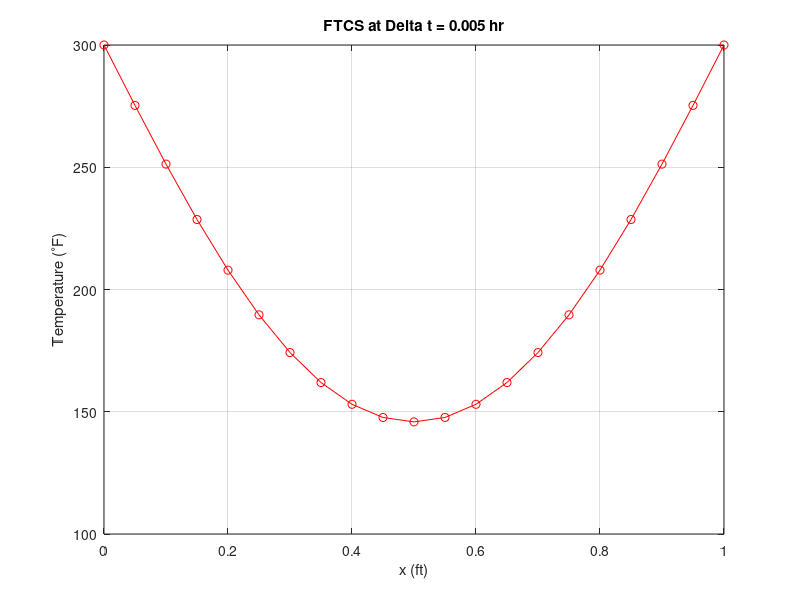
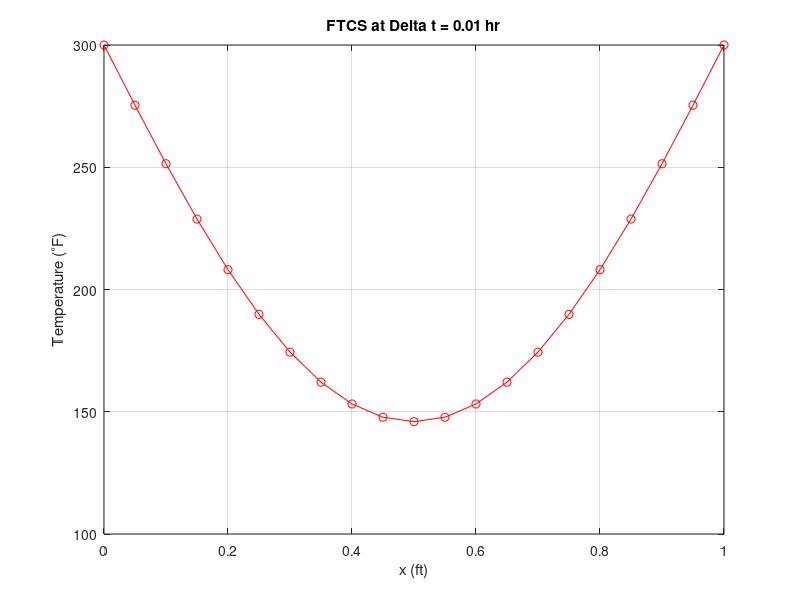
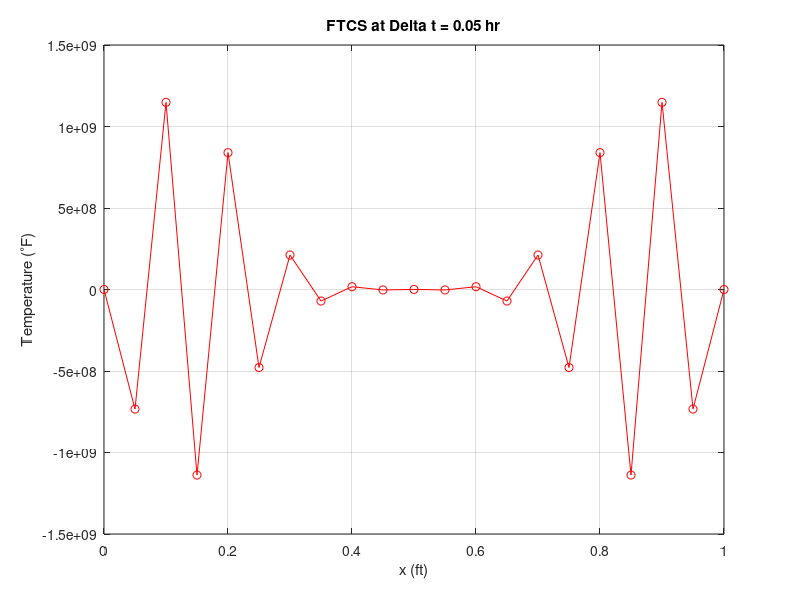

MATLAB code for these plots, in order:
clc; 
clear;

% Program No. 2
L = 1; alpha = 0.1; Ti = 100; Ts = 300;
dx = 0.05; dt_values = [0.005, 0.01, 0.05];
x = 0:dx:L; nx = length(x);
t_final = 0.5;

for k = 1:length(dt_values)
    dt = dt_values(k);
    r = alpha * dt / dx^2;
    nt = round(t_final / dt);
    T = Ti * ones(1, nx);
    T(1) = Ts; T(end) = Ts;

    for n = 1:nt
        T_old = T;
        for i = 2:nx-1
            T(i) = T_old(i) + r * (T_old(i+1) - 2*T_old(i) + T_old(i-1));
        end
    end

    figure(k);
    plot(x, T, 'r-o'); grid on;
    title(["FTCS at \Delta t = ", num2str(dt), " hr"]);
    xlabel('x (ft)'); ylabel('Temperature (^\circF)');
end